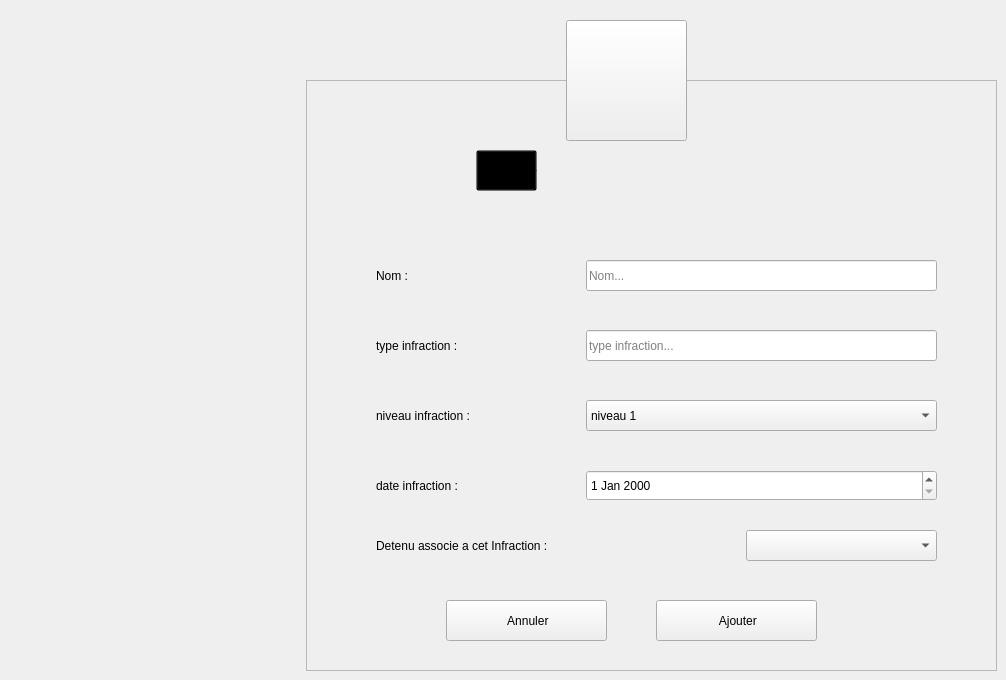
    <widget class="QWidget" name="Ajouter_infraction">
     <widget class="QToolButton" name="toolButton_3">
      <property name="geometry">
       <rect>
        <x>566</x>
        <y>20</y>
        <width>121</width>
        <height>121</height>
       </rect>
      </property>
      <property name="styleSheet">
       <string notr="true"/>
      </property>
      <property name="text">
       <string/>
      </property>
      <property name="icon">
       <iconset>
        <normaloff>:/Recources/Images/judge.png</normaloff>:/Recources/Images/judge.png</iconset>
      </property>
      <property name="iconSize">
       <size>
        <width>64</width>
        <height>64</height>
       </size>
      </property>
     </widget>
     <widget class="QFrame" name="frame_4">
      <property name="geometry">
       <rect>
        <x>306</x>
        <y>80</y>
        <width>691</width>
        <height>591</height>
       </rect>
      </property>
      <property name="styleSheet">
       <string notr="true"/>
      </property>
      <property name="frameShape">
       <enum>QFrame::StyledPanel</enum>
      </property>
      <property name="frameShadow">
       <enum>QFrame::Raised</enum>
      </property>
      <widget class="QLabel" name="L_AjouterInfraction">
       <property name="geometry">
        <rect>
         <x>220</x>
         <y>70</y>
         <width>281</width>
         <height>41</height>
        </rect>
       </property>
       <property name="font">
        <font>
         <family>century gothic</family>
         <pointsize>-1</pointsize>
         <weight>75</weight>
         <bold>true</bold>
        </font>
       </property>
       <property name="styleSheet">
        <string notr="true">background: transparent;</string>
       </property>
       <property name="text">
        <string>Ajouter une Infraction</string>
       </property>
      </widget>
      <widget class="QLabel" name="L_ANomIntervenant">
       <property name="geometry">
        <rect>
         <x>70</x>
         <y>180</y>
         <width>121</width>
         <height>31</height>
        </rect>
       </property>
       <property name="styleSheet">
        <string notr="true">background: transparent;</string>
       </property>
       <property name="text">
        <string>Nom :</string>
       </property>
      </widget>
      <widget class="QLabel" name="L_APrenomIntervenant">
       <property name="geometry">
        <rect>
         <x>70</x>
         <y>250</y>
         <width>171</width>
         <height>31</height>
        </rect>
       </property>
       <property name="styleSheet">
        <string notr="true">background: transparent;</string>
       </property>
       <property name="text">
        <string>type infraction :</string>
       </property>
      </widget>
      <widget class="QLabel" name="L_ALocalIntervenant">
       <property name="geometry">
        <rect>
         <x>70</x>
         <y>320</y>
         <width>201</width>
         <height>31</height>
        </rect>
       </property>
       <property name="styleSheet">
        <string notr="true">background: transparent;</string>
       </property>
       <property name="text">
        <string>niveau infraction :</string>
       </property>
      </widget>
      <widget class="QLineEdit" name="LE_ANomInfraction">
       <property name="geometry">
        <rect>
         <x>280</x>
         <y>180</y>
         <width>351</width>
         <height>31</height>
        </rect>
       </property>
       <property name="placeholderText">
        <string>Nom...</string>
       </property>
      </widget>
      <widget class="QLineEdit" name="LE_ATypeInfraction">
       <property name="geometry">
        <rect>
         <x>280</x>
         <y>250</y>
         <width>351</width>
         <height>31</height>
        </rect>
       </property>
       <property name="placeholderText">
        <string>type infraction...</string>
       </property>
      </widget>
      <widget class="QPushButton" name="B_AConfirmerInfraction">
       <property name="geometry">
        <rect>
         <x>350</x>
         <y>520</y>
         <width>161</width>
         <height>41</height>
        </rect>
       </property>
       <property name="cursor">
        <cursorShape>PointingHandCursor</cursorShape>
       </property>
       <property name="text">
        <string> Ajouter</string>
       </property>
       <property name="icon">
        <iconset>
         <normaloff>:/Recources/Images/confirm.png</normaloff>:/Recources/Images/confirm.png</iconset>
       </property>
       <property name="iconSize">
        <size>
         <width>20</width>
         <height>20</height>
        </size>
       </property>
      </widget>
      <widget class="QPushButton" name="B_AAnnulerInfraction">
       <property name="geometry">
        <rect>
         <x>140</x>
         <y>520</y>
         <width>161</width>
         <height>41</height>
        </rect>
       </property>
       <property name="cursor">
        <cursorShape>PointingHandCursor</cursorShape>
       </property>
       <property name="styleSheet">
        <string notr="true"/>
       </property>
       <property name="text">
        <string> Annuler</string>
       </property>
       <property name="icon">
        <iconset>
         <normaloff>:/Recources/Images/close.png</normaloff>:/Recources/Images/close.png</iconset>
       </property>
       <property name="iconSize">
        <size>
         <width>16</width>
         <height>16</height>
        </size>
       </property>
      </widget>
      <widget class="QToolButton" name="toolButton_4">
       <property name="geometry">
        <rect>
         <x>170</x>
         <y>70</y>
         <width>61</width>
         <height>41</height>
        </rect>
       </property>
       <property name="styleSheet">
        <string notr="true">background: transparent;</string>
       </property>
       <property name="text">
        <string/>
       </property>
       <property name="icon">
        <iconset>
         <normaloff>:/Recources/Images/add-user.png</normaloff>:/Recources/Images/add-user.png</iconset>
       </property>
       <property name="iconSize">
        <size>
         <width>30</width>
         <height>30</height>
        </size>
       </property>
      </widget>
      <widget class="QLabel" name="L_ACinIntAlert">
       <property name="geometry">
        <rect>
         <x>240</x>
         <y>170</y>
         <width>351</width>
         <height>21</height>
        </rect>
       </property>
       <property name="styleSheet">
        <string notr="true">background: transparent;
font-size: 12px;</string>
       </property>
       <property name="text">
        <string/>
       </property>
      </widget>
      <widget class="QComboBox" name="CB_ANivInfraction">
       <property name="geometry">
        <rect>
         <x>280</x>
         <y>320</y>
         <width>351</width>
         <height>31</height>
        </rect>
       </property>
       <item>
        <property name="text">
         <string>niveau 1</string>
        </property>
       </item>
       <item>
        <property name="text">
         <string>niveau 2</string>
        </property>
       </item>
       <item>
        <property name="text">
         <string>niveau 3 </string>
        </property>
       </item>
      </widget>
      <widget class="QLabel" name="L_ALocalIntervenant_2">
       <property name="geometry">
        <rect>
         <x>70</x>
         <y>390</y>
         <width>191</width>
         <height>31</height>
        </rect>
       </property>
       <property name="styleSheet">
        <string notr="true">background: transparent;</string>
       </property>
       <property name="text">
        <string>date infraction :</string>
       </property>
      </widget>
      <widget class="QDateEdit" name="DE_ADatInfraction">
       <property name="geometry">
        <rect>
         <x>280</x>
         <y>390</y>
         <width>351</width>
         <height>31</height>
        </rect>
       </property>
      </widget>
      <widget class="QLabel" name="L_ALocalIntervenant_5">
       <property name="geometry">
        <rect>
         <x>70</x>
         <y>450</y>
         <width>361</width>
         <height>31</height>
        </rect>
       </property>
       <property name="styleSheet">
        <string notr="true">background: transparent;</string>
       </property>
       <property name="text">
        <string>Detenu associe a cet Infraction :</string>
       </property>
      </widget>
      <widget class="QComboBox" name="CB_ADetInfraction">
       <property name="geometry">
        <rect>
         <x>440</x>
         <y>450</y>
         <width>191</width>
         <height>31</height>
        </rect>
       </property>
      </widget>
     </widget>
     <zorder>frame_4</zorder>
     <zorder>toolButton_3</zorder>
    </widget>
